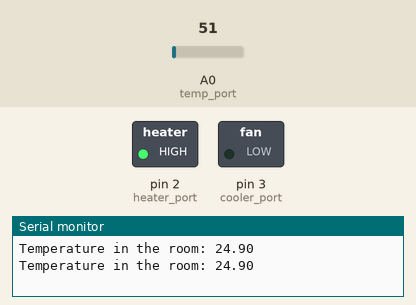
Simulated run of this sketch. Board: Arduino Uno, built with avr-gcc and run on an emulated ATmega328P. On the bench: switched loads named in the sketch (green lamp = pin HIGH), the last lines printed to the serial monitor. The test bench sets the inputs (shaded band); at power-on: A0 (temp_port) = 51.

Above: at 1.8 s.
1.9 s: A0 (temp_port) set to 58
At 2.6 s:
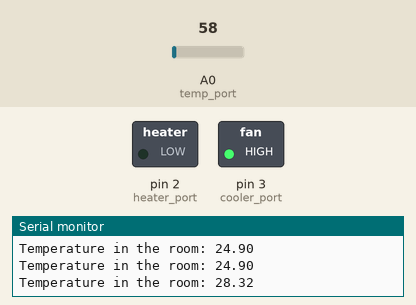
3.5 s: A0 (temp_port) set to 30
At 5.2 s:
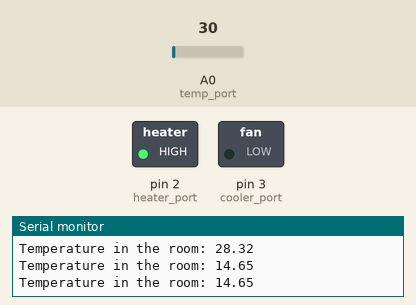
5.5 s: A0 (temp_port) set to 61
At 6.9 s:
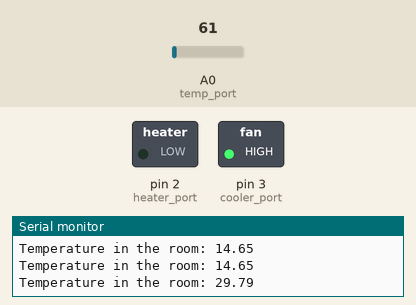
Timing chart, 0 to 8.5 s (numbered marks = the images above; inputs shaded):
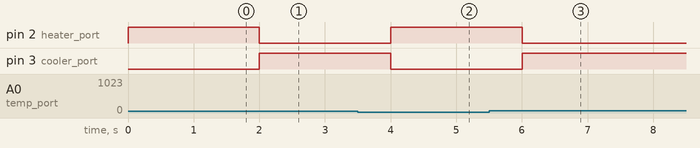

Measured:
- the behaviour switches between 51 and 52 on A0 (temp_port) (found by bisection; images 0 and 1)
- after the input at 1.9 s, pin 2 (heater_port): HIGH → LOW after 0.10 s; pin 3 (cooler_port): LOW → HIGH after 0.10 s
- after the input at 3.5 s, pin 2 (heater_port): LOW → HIGH after 0.50 s; pin 3 (cooler_port): HIGH → LOW after 0.50 s
- after the input at 5.5 s, pin 2 (heater_port): HIGH → LOW after 0.51 s; pin 3 (cooler_port): LOW → HIGH after 0.51 s

The sketch:

main.ino
```cpp
int heater_port = 2;
int cooler_port = 3;
int temp_port = 0;
float temperature_to_maintain = 25.0;

float voltage_given_to_temp_sensor = 5.0;

float temperature_in_C(float temp){
  float voltage = temp * voltage_given_to_temp_sensor * 1000.0;
  voltage /= 1024.0;
  float temp_in_C = voltage/10;
  return temp_in_C;
}

void cooler(){
  digitalWrite(cooler_port, HIGH);
  digitalWrite(heater_port, LOW);
}

void heater(){
  digitalWrite(cooler_port, LOW);
  digitalWrite(heater_port, HIGH);
}

void shut_everything_off(){
  digitalWrite(cooler_port, LOW);
  digitalWrite(heater_port, LOW);
}

void setup() {
  Serial.begin(9600);
  pinMode(heater_port, OUTPUT);
  pinMode(cooler_port, OUTPUT);
}

void loop() {
  float temp = analogRead(temp_port);
  temp = temperature_in_C(temp);

  Serial.print("Temperature in the room: ");
  Serial.print(temp);
  Serial.println();

  if (temp < temperature_to_maintain)
    heater();
  else if (temp > temperature_to_maintain)
    cooler();
  else
    shut_everything_off();

  delay(1000);
}
```
